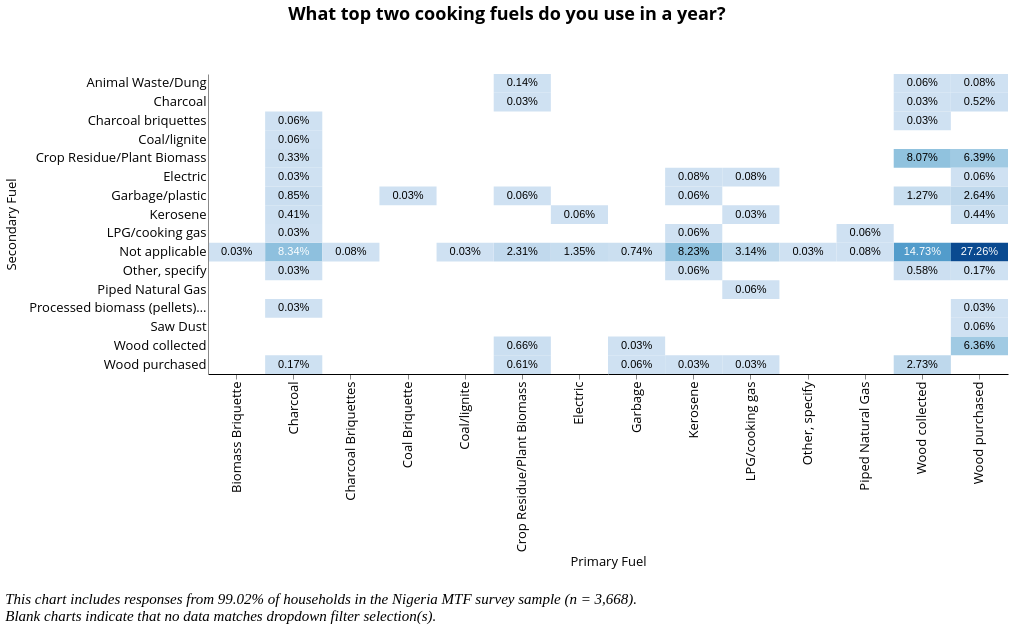

The specification (Vega-Lite) saved for this image:
### Vega-Lite specification from a JSON file in a GitHub repository (floating-point values rounded to 4 significant figures; data arrays with more than 128 entries replaced by an {"elided": "..."} marker saying what was removed)
{"width": 800, "height": 400, "config": {"title": {"fontSize": 18, "font": "Open Sans", "anchor": "center", "fontColor": "#000000"}, "axisX": {"domain": true, "domainColor": "#000000", "grid": false, "labelFont": "Open Sans", "labelFontSize": 13, "titleFont": "Open Sans", "titleFontSize": 13, "titleFontWeight": "normal", "title": "X Axis Title (units)"}, "axisY": {"domain": true, "grid": false, "gridColor": "#DEDDDD", "gridWidth": 1, "labelFont": "Open Sans", "labelFontSize": 13, "labelAngle": 0, "ticks": false, "titleFont": "Open Sans", "titleFontSize": 13, "titleFontWeight": "normal", "titlePadding": 10, "title": "Y Axis Title (units)"}, "range": {"category": ["#2980B9", "#003366", "#FFAE19", "#FF4500", "#438B28", "#45B39D", "#99ADC1", "#212F3C"]}, "legend": {"labelFont": "Open Sans", "labelFontSize": 13, "symbolType": "square", "symbolSize": 100, "titleFont": "Open Sans", "titleFontSize": 13, "titleFontWeight": "normal", "title": "Legend", "orient": "right", "offset": 0}, "tooltip": {"font": "Open Sans"}, "view": {"stroke": "transparent", "text": {"font": "Open Sans", "color": ["#2980B9", "#003366", "#FFAE19", "#FF4500", "#438B28", "#45B39D", "#99ADC1", "#212F3C"], "fontSize": 13, "align": "right", "fontWeight": 400, "size": 13}, "bar": {"size": 40, "binSpacing": 1, "continuousBandSize": 30, "discreteBandSize": 30, "fill": ["#2980B9", "#003366", "#FFAE19", "#FF4500", "#438B28", "#45B39D", "#99ADC1", "#212F3C"], "stroke": false}}}, "concat": [{"layer": [{"mark": "rect", "encoding": {"color": {"field": "chart_count", "legend": null, "scale": {"scheme": "blues"}, "type": "quantitative"}, "x": {"field": "i19a", "scale": {"paddingInner": 0}, "title": "Primary Fuel", "type": "ordinal"}, "y": {"field": "i19b", "scale": {"paddingInner": 0}, "title": "Secondary Fuel", "type": "ordinal"}}, "selection": {"selector068": {"type": "single", "fields": ["cs_aggr_tier"], "bind": {"input": "select", "options": [null, "Tier 0", "Tier 1", "Tier 2", "Tier 3", "Tier 4", "Tier 5"], "labels": ["All Tiers", "Tier 0", "Tier 1", "Tier 2", "Tier 3", "Tier 4", "Tier 5"], "name": "Cooking Tiers  "}}, "selector069": {"type": "single", "fields": ["main_src_elec"], "bind": {"input": "select", "options": [null, "No Electricity", "National Grid", "Electric Generator", "Solar lan/SLS/SHS", "Rechargeable battery", "Mini-grid"], "labels": ["All Responses", "No Electricity", "National Grid", "Electric Generator", "Solar lantern/SLS/SHS", "Rechargeable battery", "Mini-grid"], "name": "Primary Source of Electricity  "}}, "selector070": {"type": "single", "fields": ["grid_electricity_yn"], "bind": {"input": "select", "options": [null, "Yes", "No"], "labels": ["All Responses", "Yes", "No"], "name": "Is the household connected to the national grid?  "}}, "selector067": {"type": "single", "fields": ["locality"], "bind": {"input": "select", "options": [null, 0, 1], "labels": ["National", "Urban", "Rural"], "name": "Locality Breakdown  "}}}, "transform": [{"aggregate": [{"op": "count", "as": "chart_count"}], "groupby": ["i19a", "i19b"]}]}, {"mark": {"type": "text", "baseline": "middle"}, "encoding": {"color": {"condition": {"value": "black", "test": "(datum.chart_count < 300)"}, "value": "white"}, "text": {"field": "pct", "format": ".2%", "type": "quantitative"}, "x": {"field": "i19a", "scale": {"paddingInner": 0}, "title": "Primary Fuel", "type": "ordinal"}, "y": {"field": "i19b", "scale": {"paddingInner": 0}, "title": "Secondary Fuel", "type": "ordinal"}}, "transform": [{"aggregate": [{"op": "count", "as": "chart_count"}], "groupby": ["i19a", "i19b"]}, {"joinaggregate": [{"op": "count", "field": "chart_count", "as": "count"}], "groupby": ["i19a", "i19b"]}, {"calculate": "(datum.chart_count / 3632)", "as": "pct"}]}], "height": 300, "title": {"text": ["What top two cooking fuels do you use in a year?"], "color": "black", "subtitleColor": "black", "offset": 50}, "transform": [{"filter": {"selection": "selector068"}}, {"filter": {"selection": "selector069"}}, {"filter": {"selection": "selector070"}}, {"filter": {"selection": "selector067"}}], "width": 800}], "data": {"name": "data-6fe8b4186278060c8661e1598b2b5c98"}, "title": {"text": ["", "", "This chart includes responses from 99.02% of households in the Nigeria MTF survey sample (n = 3,668).", "Blank charts indicate that no data matches dropdown filter selection(s)."], "anchor": "start", "baseline": "bottom", "font": "Times New Roman", "fontSize": 15, "fontStyle": "italic", "fontWeight": "normal", "orient": "bottom"}, "$schema": "https://vega.github.io/schema/vega-lite/v4.17.0.json", "datasets": {"data-6fe8b4186278060c8661e1598b2b5c98": {"elided": "3632 records"}}}
